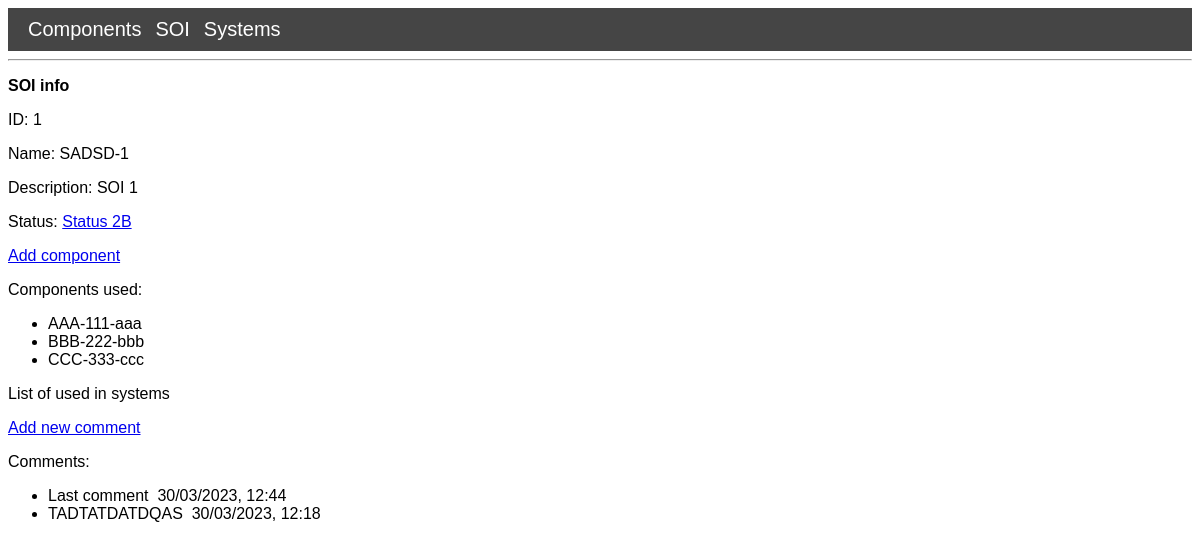
The app's page /soi_view/1 with its own data.
### app/models.py (models this page shows, shortened)
class SOI(db.Model):
    soi_id = db.Column(db.Integer, primary_key=True)
    soi_name = db.Column(db.String(160), unique=True)
    soi_description = db.Column(db.String(160))
    soi_status = db.Column(db.String(160))
    soi_commentss = db.relationship("SoiComment", backref="soi", lazy=True)
    component_joint = db.relationship("ComponentSoi", backref="soi", lazy=True)

class Component(db.Model):
    component_id = db.Column(db.Integer, primary_key=True)
    component_name = db.Column(db.String(160), unique=True)
    component_description = db.Column(db.String(160))
    component_status = db.Column(db.String(160))
    component_comments = db.relationship(
        "ComponentComment", backref="component", lazy=True
    )
    soi_joint = db.relationship("ComponentSoi", backref="component", lazy=True)

class SoiComment(db.Model):
    soi_comment_id = db.Column(db.Integer, primary_key=True)
    what_soi_id = db.Column(db.Integer, db.ForeignKey("soi.soi_id"))
    soi_comment_text = db.Column(db.String(160))
    timestamp_soi_comment = db.Column(db.DateTime, index=True, default=datetime.utcnow)

### app/routes.py (the view)
@app.route("/soi_view/<soi_id>", methods=["GET", "POST"])
def soi_view(soi_id):
    soi = SOI.query.get(soi_id)
    comments_list = SoiComment.query.filter_by(what_soi_id=soi_id).order_by(
        SoiComment.soi_comment_id.desc()
    )
    component_used = ComponentSoi.query.filter_by(what_soi_joint=soi_id).all()
    component_used = [
        Component.query.filter_by(component_id=x.what_comp_joint).first().component_name
        for x in component_used
    ]
    return render_template(
        "view/soi_view.html",
        title=f"{soi.soi_name}",
        soi=soi,
        comments_list=comments_list,
        component_used=component_used,
    )

### app/templates/view/soi_view.html
{% extends "base.html" %}
{% block content %}
<body>
    <b>SOI info</b>
    <p>ID: {{ soi.soi_id }}</p>
    <p>Name: {{ soi.soi_name }}</p>
    <p>Description: {{ soi.soi_description}}</p>
    <p>Status: <a href="{{ url_for('soi_change_status', soi_id=soi.soi_id) }}">{{ soi.soi_status }}</a></p>
    <a href="{{ url_for('add_comp_soi', soi_id=soi.soi_id) }}">Add component</a>
    <p>Components used:</p>
    <ul>
        {% for component in component_used %}
        <li>
            {{ component }}
        </li>
        {% endfor %}
    </ul>
    <p>List of used in systems</p>
    <a href="{{ url_for('add_soi_comment', soi_id=soi.soi_id) }}">Add new comment</a>
    <p>Comments:</p>
    <ul>
        {% for comment in comments_list %}
        <li>
            {{ comment.soi_comment_text }}&nbsp
            {{ comment.timestamp_soi_comment.strftime("%d/%m/%Y, %H:%M") }}
        </li>
        {% endfor %}
    </ul>
</body>
{% endblock %}

### app/static/css/styles.css (style rules this page uses)
a, p, b, li { font-family: Arial, Helvetica, sans-serif; font-size: 16px; }

### records on screen
SOI: soi_id "1", soi_name "SADSD-1", soi_description "SOI 1", soi_status "Status 2B"
Component: component_name "AAA-111-aaa"
Component: component_name "BBB-222-bbb"
Component: component_name "CCC-333-ccc"
SoiComment: soi_comment_text "Last comment", timestamp_soi_comment "30/03/2023, 12:44"
SoiComment: soi_comment_text "TADTATDATDQAS", timestamp_soi_comment "30/03/2023, 12:18"
